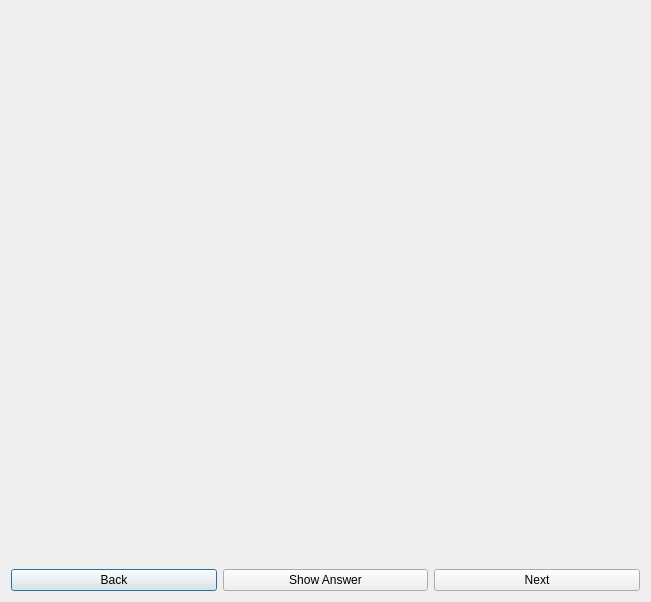
<?xml version="1.0" encoding="UTF-8"?>
<ui version="4.0">
 <class>Card</class>
 <widget class="QDialog" name="Card">
  <property name="geometry">
   <rect>
    <x>0</x>
    <y>0</y>
    <width>651</width>
    <height>602</height>
   </rect>
  </property>
  <property name="windowTitle">
   <string>Dialog</string>
  </property>
  <layout class="QVBoxLayout" name="verticalLayout_2">
   <item>
    <layout class="QVBoxLayout" name="verticalLayout">
     <item>
      <widget class="QLabel" name="qlabel">
       <property name="sizePolicy">
        <sizepolicy hsizetype="Preferred" vsizetype="Preferred">
         <horstretch>0</horstretch>
         <verstretch>0</verstretch>
        </sizepolicy>
       </property>
       <property name="minimumSize">
        <size>
         <width>627</width>
         <height>272</height>
        </size>
       </property>
       <property name="text">
        <string/>
       </property>
       <property name="alignment">
        <set>Qt::AlignCenter</set>
       </property>
       <property name="wordWrap">
        <bool>true</bool>
       </property>
      </widget>
     </item>
     <item>
      <widget class="QLabel" name="alabel">
       <property name="sizePolicy">
        <sizepolicy hsizetype="Minimum" vsizetype="MinimumExpanding">
         <horstretch>0</horstretch>
         <verstretch>0</verstretch>
        </sizepolicy>
       </property>
       <property name="maximumSize">
        <size>
         <width>629</width>
         <height>16777215</height>
        </size>
       </property>
       <property name="text">
        <string/>
       </property>
       <property name="alignment">
        <set>Qt::AlignLeading|Qt::AlignLeft|Qt::AlignTop</set>
       </property>
       <property name="wordWrap">
        <bool>true</bool>
       </property>
      </widget>
     </item>
     <item>
      <layout class="QHBoxLayout" name="horizontalLayout">
       <item>
        <widget class="QPushButton" name="back_button">
         <property name="text">
          <string>Back</string>
         </property>
        </widget>
       </item>
       <item>
        <widget class="QPushButton" name="show_button">
         <property name="text">
          <string>Show Answer</string>
         </property>
        </widget>
       </item>
       <item>
        <widget class="QPushButton" name="next_button">
         <property name="text">
          <string>Next</string>
         </property>
        </widget>
       </item>
      </layout>
     </item>
    </layout>
   </item>
  </layout>
 </widget>
 <resources/>
 <connections/>
</ui>
